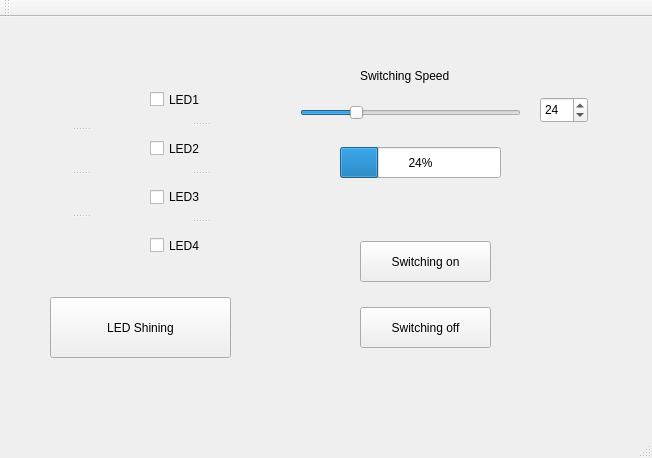
<?xml version="1.0" encoding="UTF-8"?>
<ui version="4.0">
 <class>MainWindow</class>
 <widget class="QMainWindow" name="MainWindow">
  <property name="geometry">
   <rect>
    <x>0</x>
    <y>0</y>
    <width>652</width>
    <height>458</height>
   </rect>
  </property>
  <property name="windowTitle">
   <string>MainWindow</string>
  </property>
  <widget class="QWidget" name="centralWidget">
   <widget class="QPushButton" name="pushButton">
    <property name="geometry">
     <rect>
      <x>50</x>
      <y>280</y>
      <width>181</width>
      <height>61</height>
     </rect>
    </property>
    <property name="text">
     <string>LED Shining</string>
    </property>
    <property name="shortcut">
     <string>A</string>
    </property>
   </widget>
   <widget class="QLabel" name="label_5">
    <property name="geometry">
     <rect>
      <x>360</x>
      <y>50</y>
      <width>141</width>
      <height>17</height>
     </rect>
    </property>
    <property name="text">
     <string>Switching Speed</string>
    </property>
   </widget>
   <widget class="QSpinBox" name="spinBox">
    <property name="geometry">
     <rect>
      <x>540</x>
      <y>80</y>
      <width>48</width>
      <height>26</height>
     </rect>
    </property>
    <property name="maximum">
     <number>100</number>
    </property>
    <property name="value">
     <number>24</number>
    </property>
   </widget>
   <widget class="QSlider" name="horizontalSlider">
    <property name="geometry">
     <rect>
      <x>300</x>
      <y>70</y>
      <width>221</width>
      <height>51</height>
     </rect>
    </property>
    <property name="maximum">
     <number>100</number>
    </property>
    <property name="value">
     <number>24</number>
    </property>
    <property name="orientation">
     <enum>Qt::Horizontal</enum>
    </property>
   </widget>
   <widget class="QProgressBar" name="progressBar">
    <property name="geometry">
     <rect>
      <x>340</x>
      <y>130</y>
      <width>161</width>
      <height>31</height>
     </rect>
    </property>
    <property name="value">
     <number>24</number>
    </property>
   </widget>
   <widget class="QPushButton" name="pushButton_2">
    <property name="geometry">
     <rect>
      <x>360</x>
      <y>224</y>
      <width>131</width>
      <height>41</height>
     </rect>
    </property>
    <property name="text">
     <string>Switching on</string>
    </property>
    <property name="shortcut">
     <string>S</string>
    </property>
   </widget>
   <widget class="QPushButton" name="pushButton_3">
    <property name="geometry">
     <rect>
      <x>360</x>
      <y>290</y>
      <width>131</width>
      <height>41</height>
     </rect>
    </property>
    <property name="text">
     <string>Switching off</string>
    </property>
    <property name="shortcut">
     <string>D</string>
    </property>
   </widget>
   <widget class="QSplitter" name="splitter">
    <property name="geometry">
     <rect>
      <x>20</x>
      <y>70</y>
      <width>121</width>
      <height>171</height>
     </rect>
    </property>
    <property name="orientation">
     <enum>Qt::Vertical</enum>
    </property>
    <widget class="QLabel" name="label">
     <property name="enabled">
      <bool>false</bool>
     </property>
     <property name="text">
      <string/>
     </property>
     <property name="pixmap">
      <pixmap>light.jpg</pixmap>
     </property>
     <property name="scaledContents">
      <bool>false</bool>
     </property>
    </widget>
    <widget class="QLabel" name="label_2">
     <property name="enabled">
      <bool>false</bool>
     </property>
     <property name="text">
      <string/>
     </property>
     <property name="pixmap">
      <pixmap>light.jpg</pixmap>
     </property>
     <property name="scaledContents">
      <bool>false</bool>
     </property>
    </widget>
    <widget class="QLabel" name="label_3">
     <property name="enabled">
      <bool>false</bool>
     </property>
     <property name="text">
      <string/>
     </property>
     <property name="pixmap">
      <pixmap>light.jpg</pixmap>
     </property>
    </widget>
    <widget class="QLabel" name="label_4">
     <property name="enabled">
      <bool>false</bool>
     </property>
     <property name="text">
      <string/>
     </property>
     <property name="pixmap">
      <pixmap>light.jpg</pixmap>
     </property>
    </widget>
   </widget>
   <widget class="QSplitter" name="splitter_2">
    <property name="geometry">
     <rect>
      <x>150</x>
      <y>60</y>
      <width>101</width>
      <height>191</height>
     </rect>
    </property>
    <property name="orientation">
     <enum>Qt::Vertical</enum>
    </property>
    <widget class="QCheckBox" name="checkBox">
     <property name="text">
      <string>LED1</string>
     </property>
     <property name="shortcut">
      <string>1</string>
     </property>
    </widget>
    <widget class="QCheckBox" name="checkBox_2">
     <property name="text">
      <string>LED2</string>
     </property>
     <property name="shortcut">
      <string>2</string>
     </property>
    </widget>
    <widget class="QCheckBox" name="checkBox_3">
     <property name="text">
      <string>LED3</string>
     </property>
     <property name="shortcut">
      <string>3</string>
     </property>
    </widget>
    <widget class="QCheckBox" name="checkBox_4">
     <property name="text">
      <string>LED4</string>
     </property>
     <property name="shortcut">
      <string>4</string>
     </property>
    </widget>
   </widget>
  </widget>
  <widget class="QMenuBar" name="menuBar">
   <property name="geometry">
    <rect>
     <x>0</x>
     <y>0</y>
     <width>652</width>
     <height>22</height>
    </rect>
   </property>
  </widget>
  <widget class="QToolBar" name="mainToolBar">
   <attribute name="toolBarArea">
    <enum>TopToolBarArea</enum>
   </attribute>
   <attribute name="toolBarBreak">
    <bool>false</bool>
   </attribute>
  </widget>
  <widget class="QStatusBar" name="statusBar"/>
 </widget>
 <layoutdefault spacing="6" margin="11"/>
 <resources/>
 <connections>
  <connection>
   <sender>horizontalSlider</sender>
   <signal>valueChanged(int)</signal>
   <receiver>progressBar</receiver>
   <slot>setValue(int)</slot>
   <hints>
    <hint type="sourcelabel">
     <x>501</x>
     <y>209</y>
    </hint>
    <hint type="destinationlabel">
     <x>510</x>
     <y>261</y>
    </hint>
   </hints>
  </connection>
  <connection>
   <sender>spinBox</sender>
   <signal>valueChanged(int)</signal>
   <receiver>progressBar</receiver>
   <slot>setValue(int)</slot>
   <hints>
    <hint type="sourcelabel">
     <x>683</x>
     <y>215</y>
    </hint>
    <hint type="destinationlabel">
     <x>594</x>
     <y>266</y>
    </hint>
   </hints>
  </connection>
  <connection>
   <sender>horizontalSlider</sender>
   <signal>valueChanged(int)</signal>
   <receiver>spinBox</receiver>
   <slot>setValue(int)</slot>
   <hints>
    <hint type="sourcelabel">
     <x>602</x>
     <y>228</y>
    </hint>
    <hint type="destinationlabel">
     <x>676</x>
     <y>210</y>
    </hint>
   </hints>
  </connection>
  <connection>
   <sender>spinBox</sender>
   <signal>valueChanged(int)</signal>
   <receiver>horizontalSlider</receiver>
   <slot>setValue(int)</slot>
   <hints>
    <hint type="sourcelabel">
     <x>699</x>
     <y>216</y>
    </hint>
    <hint type="destinationlabel">
     <x>610</x>
     <y>210</y>
    </hint>
   </hints>
  </connection>
 </connections>
</ui>
